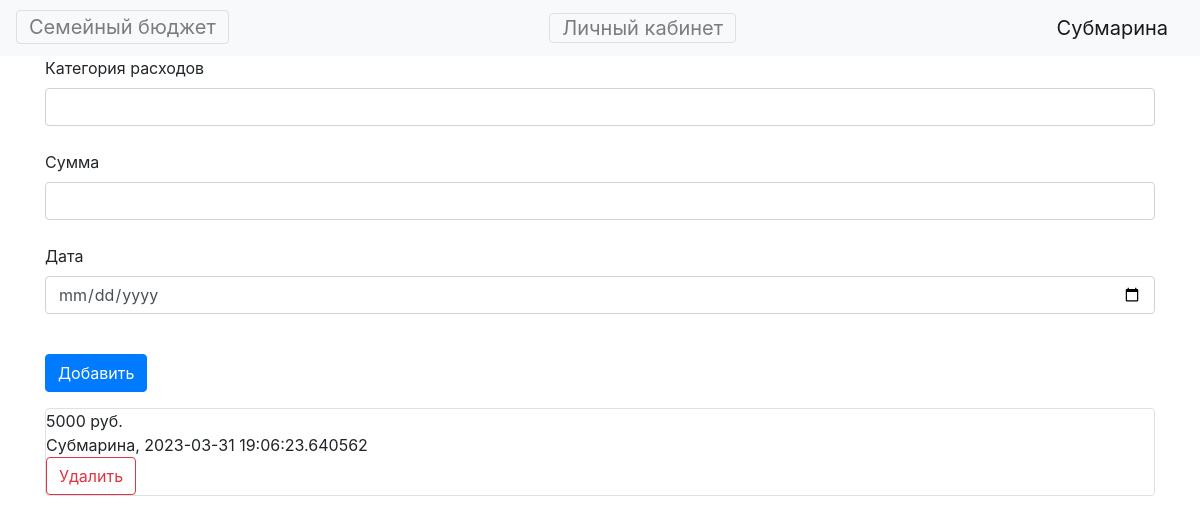
/lms (signed in), run on an earlier commit of the app's database.
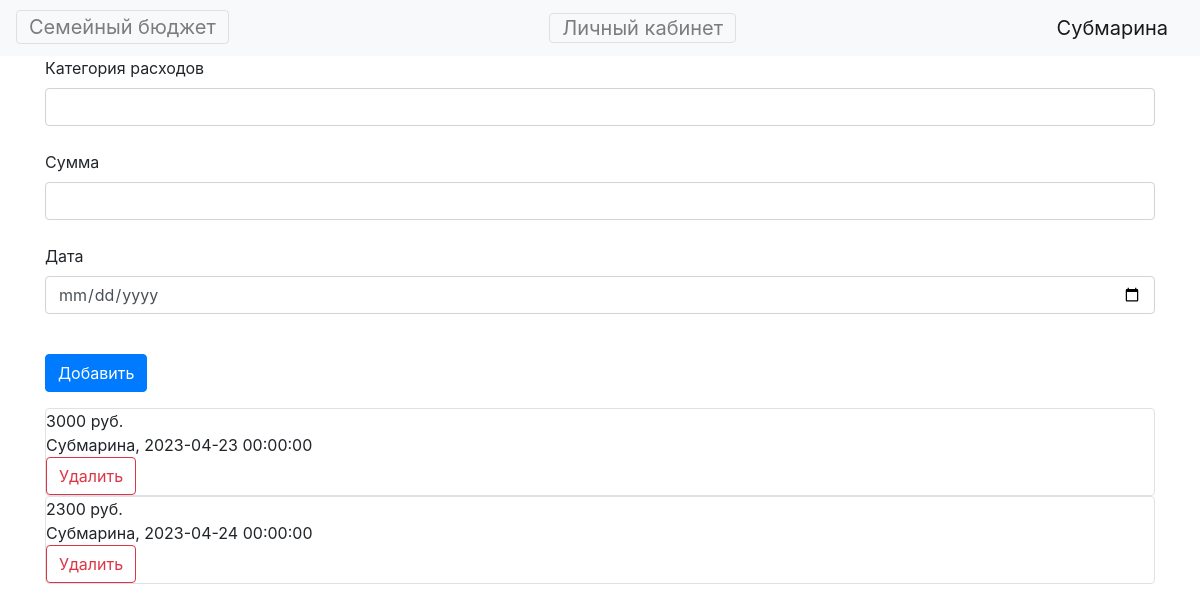
And on a later commit of the database.
### data/expenses.py (models this page shows, shortened)
class Expenses(SqlAlchemyBase):
    __tablename__ = 'expenses'
    id = sqlalchemy.Column(sqlalchemy.Integer,
                           primary_key=True, autoincrement=True)
    title = sqlalchemy.Column(sqlalchemy.String, nullable=True)
    money = sqlalchemy.Column(sqlalchemy.Integer, nullable=False)
    created_date = sqlalchemy.Column(sqlalchemy.DateTime,
                                     default=datetime.datetime.now)
    user_id = sqlalchemy.Column(sqlalchemy.Integer,
                                sqlalchemy.ForeignKey("users.id"))
    user = orm.relationship('User')

### data/users.py (models this page shows, shortened)
class User(SqlAlchemyBase, UserMixin):
    __tablename__ = 'users'
    id = sqlalchemy.Column(sqlalchemy.Integer,
                           primary_key=True, autoincrement=True)
    name = sqlalchemy.Column(sqlalchemy.String, nullable=True)
    email = sqlalchemy.Column(sqlalchemy.String,
                              index=True, unique=True, nullable=True)
    hashed_password = sqlalchemy.Column(sqlalchemy.String, nullable=True)
    created_date = sqlalchemy.Column(sqlalchemy.DateTime,
                                     default=datetime.datetime.now)
    expenses = orm.relationship("Expenses", back_populates='user')

### main.py (the view, shortened to what this page needs)
@app.route("/lms", methods=['GET', 'POST'])
def lms():
    form = ExpenseForm()
    if current_user.is_authenticated:
        db_sess = db_session.create_session()
        expenses = db_sess.query(Expenses).filter(Expenses.user == current_user)
    return render_template("lms.html", expenses=expenses, form=form)

### forms/expensesform.py
class ExpenseForm(FlaskForm):
    title = StringField('Категория расходов', validators=[DataRequired()])
    money = IntegerField("Сумма")
    created_date = DateField("Дата", format="%Y-%m-%d")
    submit = SubmitField('Добавить')

### data/db_session.py (called while the page is built)
def create_session() -> Session:
    global __factory
    return __factory()

### main.py (called while the page is built)
@login_manager.user_loader
def load_user(user_id):
    db_sess = db_session.create_session()
    return db_sess.query(User).get(user_id)

### templates/lms.html (shortened to what this page needs)
{% extends "base.html" %}
{% block content %}
<form action="" method="post">
    <div>
        {{ form.title.label }}<br>
        {{ form.title(class="form-control") }}<br>
    </div>
    <div>
        {{ form.money.label }}<br>
        {{ form.money(class="form-control") }}<br>
    </div>
    <p>
        {{ form.created_date.label }}<br>
        {{ form.created_date(class="form-control") }}<br>
    <p>
{% if current_user.is_authenticated %}
    <p>{{ form.submit(type="submit", class="btn btn-primary") }}</p>
{% endif %}
</form>
        {% for item in expenses%}
        <div class="col-md6 border rounded">
        <div>
            {{item.money}} руб.
        </div>
        <div>
            {{item.user.name}}, {{item.created_date}}
        </div>
            <a href="/news_delete/{{ item.id }}" class="btn btn-outline-danger">
                Удалить
            </a>
        </div>
    {% endfor %}
{% endblock %}

What changed in the data, as far as the page shows it:
removed Expenses: money "5000", user.name "Субмарина", created_date "2023-03-31 19:06:23.640562"
added Expenses: money "3000", user.name "Субмарина", created_date "2023-04-23 00:00:00"
added Expenses: money "2300", user.name "Субмарина", created_date "2023-04-24 00:00:00"
